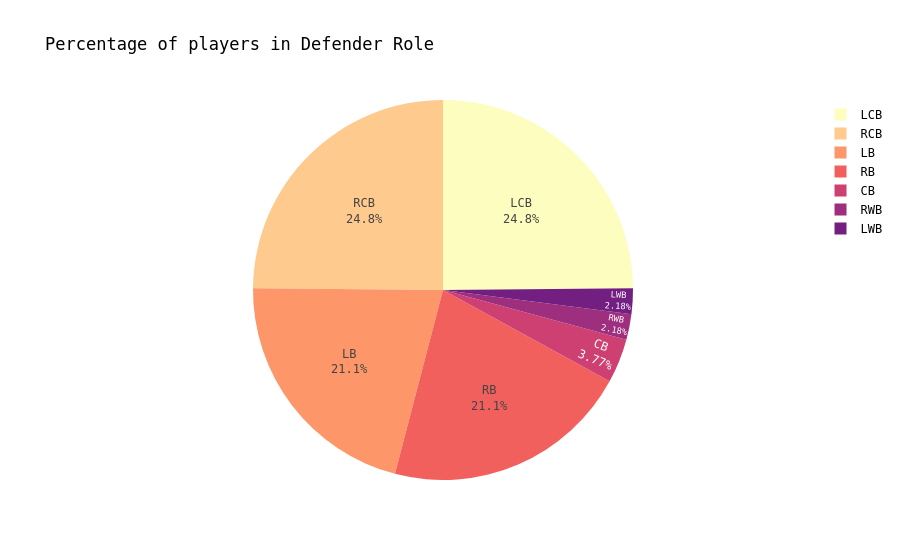

Notebook code cell kept with this figure:
### Markdown cell above
**Conclusion:**<br>
The pie chart shows that most midfielders in FIFA 20 are positioned as LCM, RCM, LM, and RM, each making up around 14–15%, indicating a strong emphasis on wide and dual central midfield roles. In contrast, specialized roles like CDM (6.66%), CAM (11.4%), and especially CM (2.8%) are less common.<br>

This suggests:
* General midfielders are abundant, making them easier to recruit.

* Creative (CAM) and defensive (CDM) mids are rarer and may be more valuable

### Code cell
defence = ['LCB', 'RCB', 'LB', 'RB', 'CB', 'RWB', 'LWB']
sample = df.query('team_position in @defence')
fig = px.pie(sample, names='team_position',
             color_discrete_sequence=px.colors.sequential.Magma_r,
             title='Percentage of players in Defender Role')
fig.update_traces(textposition='inside', textinfo='percent+label')
fig.update_layout(paper_bgcolor='rgba(0,0,0,0)',
                  plot_bgcolor='rgba(0,0,0,0)',
                  font=dict(family='Cambria, monospace', size=12, color='#000000'))
fig.show()

### Figure 1 — Plotly figure (JSON) as saved in the notebook; plotly's stock layout.template omitted (floating-point values rounded to 4 significant figures; data arrays with more than 128 entries replaced by an {"elided": "..."} marker saying what was removed)
{"data": [{"domain": {"x": [0, 1], "y": [0, 1]}, "hovertemplate": "team_position=%{label}<extra></extra>", "labels": {"elided": "2656 str values"}, "legendgroup": "", "name": "", "showlegend": true, "textinfo": "percent+label", "textposition": "inside", "type": "pie"}], "layout": {"font": {"color": "#000000", "family": "Cambria, monospace", "size": 12}, "legend": {"tracegroupgap": 0}, "paper_bgcolor": "rgba(0,0,0,0)", "piecolorway": ["#fcfdbf", "#feca8d", "#fd9668", "#f1605d", "#cd4071", "#9e2f7f", "#721f81", "#440f76", "#180f3d", "#000004"], "plot_bgcolor": "rgba(0,0,0,0)", "title": {"text": "Percentage of players in Defender Role"}}}
